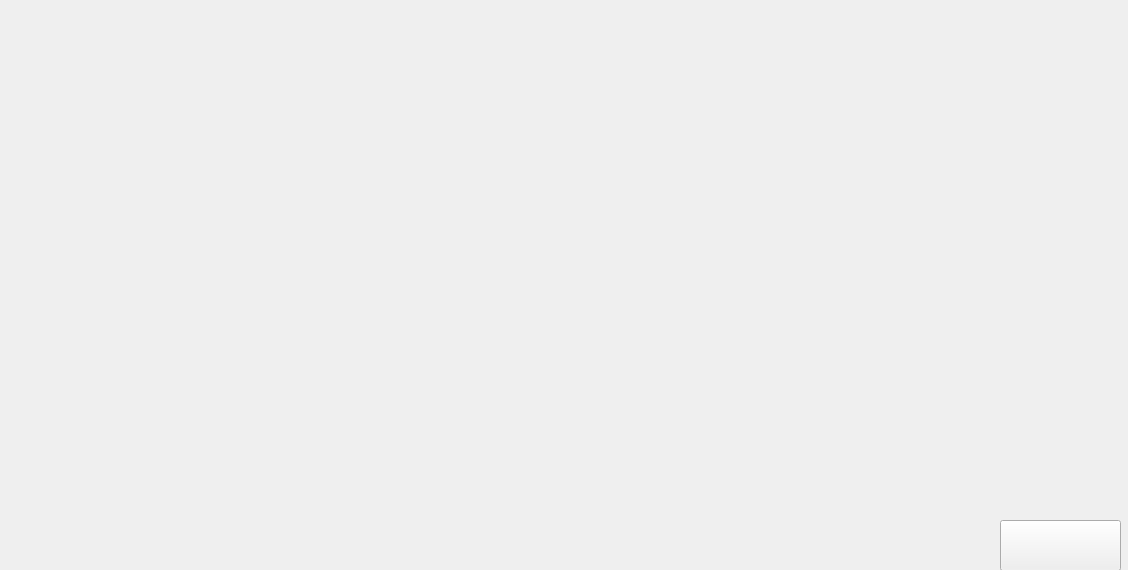
<?xml version="1.0" encoding="UTF-8"?>
<ui version="4.0">
 <class>setting</class>
 <widget class="QWidget" name="setting">
  <property name="geometry">
   <rect>
    <x>0</x>
    <y>0</y>
    <width>1128</width>
    <height>570</height>
   </rect>
  </property>
  <property name="windowTitle">
   <string>Form</string>
  </property>
  <widget class="QPushButton" name="pushButton">
   <property name="geometry">
    <rect>
     <x>1000</x>
     <y>520</y>
     <width>121</width>
     <height>51</height>
    </rect>
   </property>
   <property name="styleSheet">
    <string notr="true">background-image: url(:/img/Image/exit.png);</string>
   </property>
   <property name="text">
    <string> </string>
   </property>
  </widget>
  <widget class="QStackedWidget" name="stackedWidget">
   <property name="geometry">
    <rect>
     <x>440</x>
     <y>170</y>
     <width>271</width>
     <height>161</height>
    </rect>
   </property>
   <property name="styleSheet">
    <string notr="true">background-image: url(:/img/Image/MSI_MPG.jpg);</string>
   </property>
   <widget class="QWidget" name="page"/>
   <widget class="QWidget" name="page_2"/>
  </widget>
 </widget>
 <resources/>
 <connections/>
</ui>
